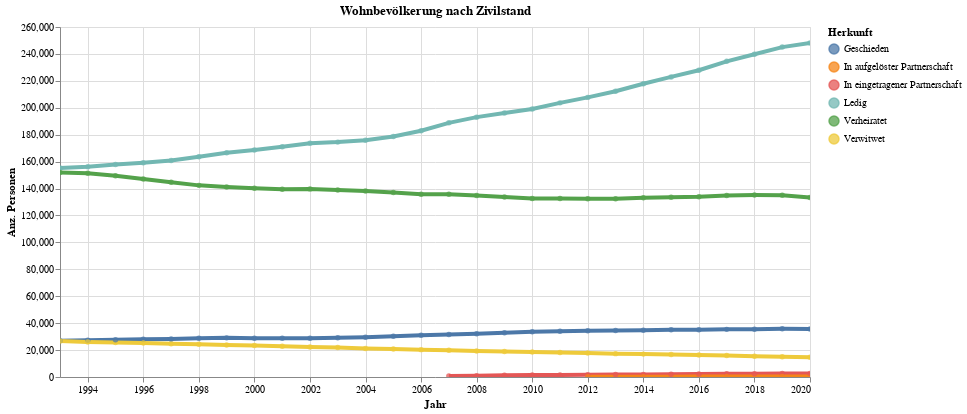

Notebook source saved alongside this figure:
### Code cell
myTitle="Wohnbevölkerung nach Zivilstand"

highlight = alt.selection(type='single', on='mouseover',
                          fields=['Ziv2Lang'], nearest=True)
#x='date:StichtagDatJahr',
base = alt.Chart(myAgg.reset_index().query('sum_WBev>100'), title=myTitle).encode(
    x=alt.X('StichtagDatJahr', axis=alt.Axis(title='Jahr'))# , axis=alt.Axis(format='%', title='percentage')
    , y=alt.X('sum_WBev', axis=alt.Axis(title='Anz. Personen'))
    , color=alt.Color('Ziv2Lang', legend=alt.Legend(title="Herkunft", orient="right"))  
    ,tooltip=['StichtagDatJahr', 'Ziv2Lang','sum_WBev']    
)
points = base.mark_circle().encode(
    opacity=alt.value(0.75)
).add_selection(
    highlight
).properties(
    width=750 , height=350
)
lines = base.mark_line().encode(
    size=alt.condition(~highlight, alt.value(0.5), alt.value(4))
).interactive()

lines + points

### Figure 1 — Vega-Lite specification as saved in the notebook (floating-point values rounded to 4 significant figures; data arrays with more than 128 entries replaced by an {"elided": "..."} marker saying what was removed)
{"config": {"view": {"continuousWidth": 400, "continuousHeight": 300}}, "layer": [{"mark": "line", "encoding": {"color": {"type": "nominal", "field": "Ziv2Lang", "legend": {"orient": "right", "title": "Herkunft"}}, "size": {"condition": {"value": 0.5, "selection": {"not": "selector009"}}, "value": 4}, "tooltip": [{"type": "temporal", "field": "StichtagDatJahr"}, {"type": "nominal", "field": "Ziv2Lang"}, {"type": "quantitative", "field": "sum_WBev"}], "x": {"type": "temporal", "axis": {"title": "Jahr"}, "field": "StichtagDatJahr"}, "y": {"type": "quantitative", "axis": {"title": "Anz. Personen"}, "field": "sum_WBev"}}, "selection": {"selector010": {"type": "interval", "bind": "scales", "encodings": ["x", "y"]}}, "title": "Wohnbevölkerung nach Zivilstand"}, {"mark": "circle", "encoding": {"color": {"type": "nominal", "field": "Ziv2Lang", "legend": {"orient": "right", "title": "Herkunft"}}, "opacity": {"value": 0.75}, "tooltip": [{"type": "temporal", "field": "StichtagDatJahr"}, {"type": "nominal", "field": "Ziv2Lang"}, {"type": "quantitative", "field": "sum_WBev"}], "x": {"type": "temporal", "axis": {"title": "Jahr"}, "field": "StichtagDatJahr"}, "y": {"type": "quantitative", "axis": {"title": "Anz. Personen"}, "field": "sum_WBev"}}, "height": 350, "selection": {"selector009": {"type": "single", "on": "mouseover", "fields": ["Ziv2Lang"], "nearest": true}}, "title": "Wohnbevölkerung nach Zivilstand", "width": 750}], "data": {"name": "data-1f1a3c6b3880896954c7b321287b4438"}, "$schema": "https://vega.github.io/schema/vega-lite/v4.8.1.json", "datasets": {"data-1f1a3c6b3880896954c7b321287b4438": {"elided": "135 records"}}}
